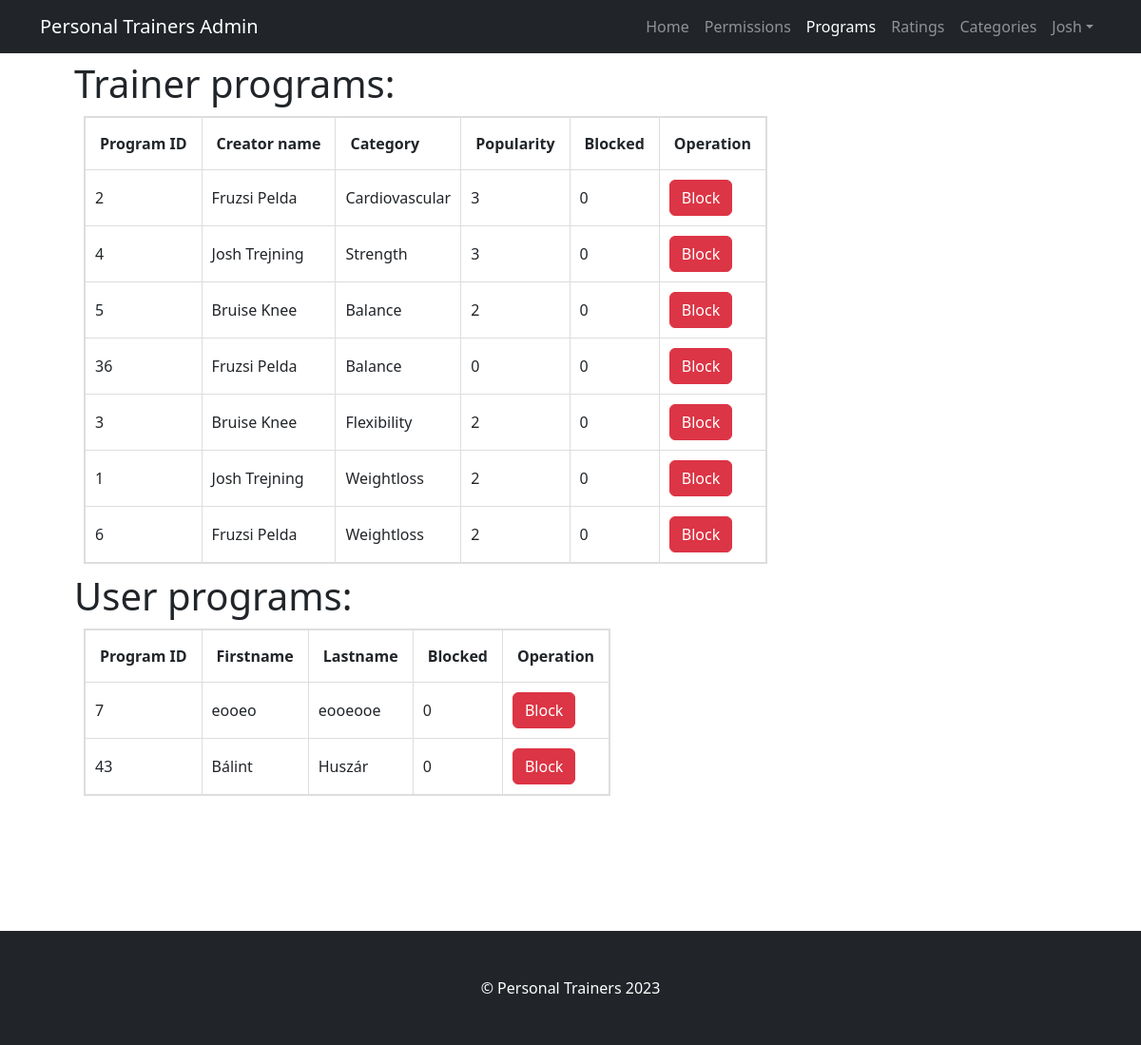
The page /admin/check_programs.php (signed in) on the database its author committed.
### tables this page shows
CREATE TABLE `programs` (
  `program_id` int NOT NULL,
  `program_name` varchar(100) NOT NULL,
  `creator_id` int DEFAULT NULL,
  `category_id` int NOT NULL,
  `popularity` int NOT NULL DEFAULT '0',
  `is_hidden` tinyint(1) NOT NULL DEFAULT '0'
);

CREATE TABLE `program_category` (
  `category_id` int NOT NULL,
  `name` varchar(30) NOT NULL,
  `description` varchar(500) DEFAULT NULL
);

CREATE TABLE `user_programs` (
  `user_programs_id` int NOT NULL,
  `user_id` int NOT NULL,
  `is_hidden` smallint NOT NULL DEFAULT '0'
);

CREATE TABLE `user` (
  `user_id` int NOT NULL,
  `email` varchar(100) NOT NULL,
  `user_password` varchar(60) NOT NULL,
  `firstname` varchar(40) NOT NULL,
  `lastname` varchar(40) NOT NULL,
  `age` int DEFAULT NULL,
  `gender` smallint DEFAULT NULL,
  `phone` varchar(60) DEFAULT NULL,
  `is_banned` smallint NOT NULL DEFAULT '0',
  `active` smallint NOT NULL DEFAULT '0',
  `registration_token` char(40) NOT NULL,
  `registration_token_expiry` datetime DEFAULT NULL,
  `forgotten_password_token` char(40) DEFAULT NULL,
  `forgotten_password_expires` datetime DEFAULT NULL
);

### admin/check_programs.php (the view, shortened to what this page needs)
<?php
require_once 'functions.php';
?>
<!DOCTYPE html>
<html lang="en">
<head>
    <link rel="stylesheet" href="https://cdn.jsdelivr.net/npm/bootstrap@4.3.1/dist/css/bootstrap.min.css">
    <link href="css/guestStyle.css" rel="stylesheet" />
    <link rel="stylesheet" href="css/style.css">
</head>
<body>
<nav class="navbar navbar-expand-lg navbar-dark bg-dark">
    <div class="container">
        <a class="navbar-brand" href="index.php">Personal Trainers Admin</a>
        <div class="collapse navbar-collapse" id="navbarSupportedContent">
            <ul class="navbar-nav ms-auto mb-2 mb-lg-0">
                <li class="nav-item"><a class="nav-link" aria-current="page" href="index.php">Home</a></li>
                <li class="nav-item"><a class="nav-link" href="user_permissions.php">Permissions</a></li>
                <li class="nav-item"><a class="nav-link active" href="check_programs.php">Programs</a></li>
                <li class="nav-item"><a class="nav-link" href="trainer_ratings.php">Ratings</a></li>
                <li class="nav-item"><a class="nav-link" href="category.php">Categories</a></li>
                <?php
                if (isset($_SESSION['username'])) {
                    echo '
                    <li class="nav-item dropdown">
                    <a class="nav-link dropdown-toggle" href="#" role="button" data-bs-toggle="dropdown">'.$_SESSION["username"]. '</a>
                    <div class="dropdown-menu" aria-labelledby="navbarDropdown">
                        <a class="dropdown-item" href="logout.php">Log out</a>
                    </div>
                </li>
                    ';
                }
                ?>
            </ul>
        </div>
    </div>
</nav>
<div class="container px-4 px-lg-5">
    <div class="my-2">
        <h1 class="font-weight-light">Trainer programs:</h1>
    </div>
    <?php
    $sql = "SELECT p.program_id, CONCAT(t.firstname,' ',t.lastname) AS Creator_name,ca.name,p.popularity,p.is_hidden
            FROM programs p
            INNER JOIN program_creators pc ON p.creator_id = pc.p_creator_id
            INNER JOIN trainer t ON pc.trainer_id = t.trainer_id
            INNER JOIN program_category ca ON p.category_id = ca.category_id;";
    if($result =$pdo->query($sql)){
        while ($row = $result->fetch(PDO::FETCH_ASSOC)) {
            $programs[] = $row;
        }
    }
    ?>
    <form action="web.php" method="post">
        <table>
            <tr>
                <th>Program ID</th>
                <th>Creator name</th>
                <th>Category</th>
                <th>Popularity</th>
                <th>Blocked</th>
                <th>Operation</th>
            </tr>
            <?php
            foreach ($programs as $key => $value) {
                echo '<tr>
                    <td>' . $value['program_id'] . '</td>
                    <td>' . $value['Creator_name'] . '</td>
                    <td>' . $value['name'] . '</td>
                    <td>' . $value['popularity'] . '</td>
                    <td>' . $value['is_hidden'] . '</td>
                   <td>';
                if ($value['is_hidden'] === 0) {
                    echo ' <input type="hidden" name="action" value="block">
                       <button class="btn btn-danger" type="submit" name="trainer_program_Block" value="' . $value['program_id'] . '">Block</button>';
                } else {
                    echo '  <input type="hidden" name="action" value="block">
                        <button class="btn btn-success" type="submit" name="trainer_program_Unblock" value="' . $value['program_id'] . '">Unblock</button>';
                }
           echo '</td>
    </tr>';
            }
            ?>
        </table>
    </form>
    <div class="my-2">
        <h1 class="font-weight-light">User programs:</h1>
        <?php
        $sql = "SELECT up.user_programs_id,u.firstname,u.lastname,up.is_hidden FROM user_programs up
                INNER JOIN user u ON up.user_id = u.user_id;";
        if($result =$pdo->query($sql)){
            while ($row = $result->fetch(PDO::FETCH_ASSOC)) {
                $userprograms[] = $row;
            }
        }
        ?>
        <form action="web.php" method="post">
            <table>
                <tr>
                    <th>Program ID</th>
                    <th>Firstname</th>
                    <th>Lastname</th>
                    <th>Blocked</th>
                    <th>Operation</th>
                </tr>
                <?php
                foreach ($userprograms as $key => $value) {
                    echo '<tr>
                    <td>' . $value['user_programs_id'] . '</td>
                    <td>' . $value['firstname'] . '</td>
                    <td>' . $value['lastname'] . '</td>
                    <td>' . $value['is_hidden'] . '</td>
                   <td>';
                    if ($value['is_hidden'] === 0) {
                        echo ' <input type="hidden" name="action" value="block2">
                       <button class="btn btn-danger" type="submit" name="user_program_Block" value="' . $value['user_programs_id'] . '">Block</button>';
                    } else {
                        echo '  <input type="hidden" name="action" value="block2">
                        <button class="btn btn-success" type="submit" name="user_program_Unblock" value="' . $value['user_programs_id'] . '">Unblock</button>';
                    }
                    echo '</td>
    </tr>';
                }
                ?>
            </table>
        </form>
    </div>
</div>
<footer class="py-5 bg-dark">
    <div class="container px-4 px-lg-5"><p class="m-0 text-center text-white">&copy; Personal Trainers 2023</p></div>
</footer>
</body>
</html>

### admin/css/style.css (style rules this page uses)
body { min-height: 113vh; display: flex; flex-direction: column; }
footer { margin-top: auto; }
table, td, th { border: 1px solid #ddd; text-align: left; }
table { border-collapse: collapse; margin: 10px; }
th, td { padding: 15px; }
@media (max-width: 1560px) { .th,td { padding: 10px; } }

### rows shown on the page
programs: program_id "2", Creator_name "Fruzsi Pelda", category.name "Cardiovascular", popularity "3", is_hidden "0"
programs: program_id "4", Creator_name "Josh Trejning", category.name "Strength", popularity "3", is_hidden "0"
programs: program_id "5", Creator_name "Bruise Knee", category.name "Balance", popularity "2", is_hidden "0"
programs: program_id "36", Creator_name "Fruzsi Pelda", category.name "Balance", popularity "0", is_hidden "0"
programs: program_id "3", Creator_name "Bruise Knee", category.name "Flexibility", popularity "2", is_hidden "0"
programs: program_id "1", Creator_name "Josh Trejning", category.name "Weightloss", popularity "2", is_hidden "0"
programs: program_id "6", Creator_name "Fruzsi Pelda", category.name "Weightloss", popularity "2", is_hidden "0"
user_programs: user_programs "7", user.firstname "eooeo", user.lastname "eooeooe", is_hidden "0"
user_programs: user_programs "43", user.firstname "Bálint", user.lastname "Huszár", is_hidden "0"

### other values the page prints
$_SESSION["username"] "Josh"
